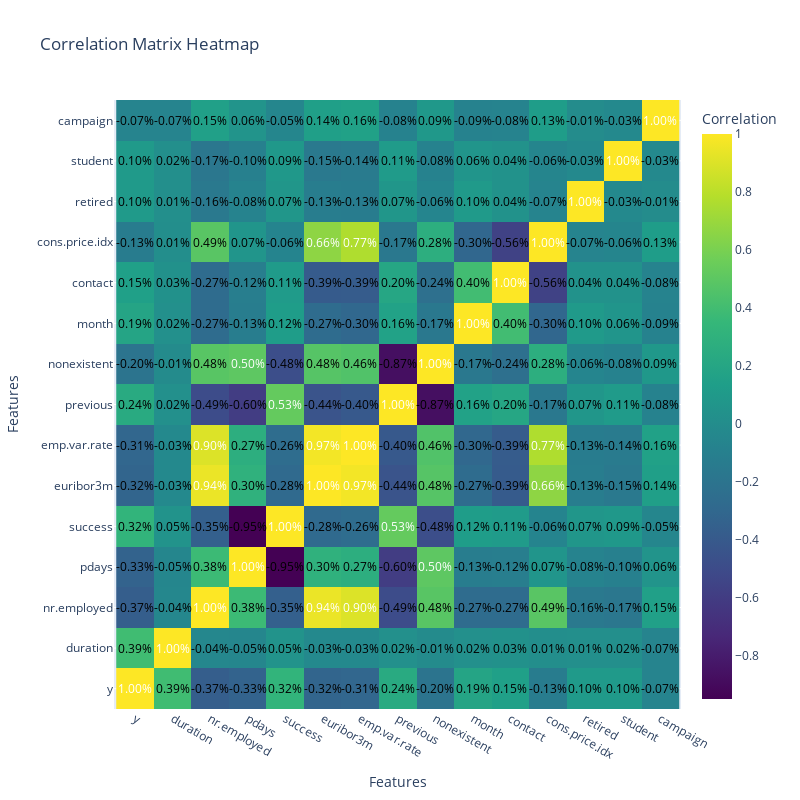

Notebook source saved alongside this figure:
### Code cell
# Extract column names for labeling
column_names = data.corr()["y"].abs().sort_values(ascending = False)[:15].index

correlation_matrix = data[column_names].corr()



# Create annotations for the heatmap with percentages
annotations = []
for i in range(correlation_matrix.shape[0]):
    for j in range(correlation_matrix.shape[1]):
        percentage = correlation_matrix.values[i, j]
        annotations.append(
            go.layout.Annotation(
                text=f'{percentage:.2f}%',
                x=j,
                y=i,
                xref='x1',
                yref='y1',
                showarrow=False,
                font=dict(color='black' if percentage < 0.5 else 'white')
            )
        )

# Create a heatmap figure using Plotly
fig = go.Figure(
    data=go.Heatmap(
        z=correlation_matrix,
        x=column_names,  # Set x-axis labels
        y=column_names,  # Set y-axis labels
        colorscale='Viridis',  # Optional: Choose a color scale for better visualization
        colorbar=dict(title="Correlation")  # Optional: Add a title to the color bar
    )
)

# Set the title and axis labels for better context
fig.update_layout(
    title="Correlation Matrix Heatmap",
    xaxis_title="Features",
    yaxis_title="Features",
    height = 800,
    width = 800 , 
    annotations=annotations
    
)

# Display the heatmap
fig.show()

### Figure 1 — Plotly figure (JSON) as saved in the notebook; plotly's stock layout.template omitted (floating-point values rounded to 4 significant figures; data arrays with more than 128 entries replaced by an {"elided": "..."} marker saying what was removed)
{"data": [{"colorbar": {"title": {"text": "Correlation"}}, "colorscale": [[0, "#440154"], [0.1111, "#482878"], [0.2222, "#3e4989"], [0.3333, "#31688e"], [0.4444, "#26828e"], [0.5556, "#1f9e89"], [0.6667, "#35b779"], [0.7778, "#6ece58"], [0.8889, "#b5de2b"], [1, "#fde725"]], "type": "heatmap", "x": ["y", "duration", "nr.employed", "pdays", "success", "euribor3m", "emp.var.rate", "previous", "nonexistent", "month", "contact", "cons.price.idx", "retired", "student", "campaign"], "y": ["y", "duration", "nr.employed", "pdays", "success", "euribor3m", "emp.var.rate", "previous", "nonexistent", "month", "contact", "cons.price.idx", "retired", "student", "campaign"], "z": {"elided": "15x15 float values"}}], "layout": {"annotations": [{"font": {"color": "white"}, "showarrow": false, "text": "1.00%", "x": 0, "xref": "x", "y": 0, "yref": "y"}, {"font": {"color": "black"}, "showarrow": false, "text": "0.39%", "x": 1, "xref": "x", "y": 0, "yref": "y"}, {"font": {"color": "black"}, "showarrow": false, "text": "-0.37%", "x": 2, "xref": "x", "y": 0, "yref": "y"}, {"font": {"color": "black"}, "showarrow": false, "text": "-0.33%", "x": 3, "xref": "x", "y": 0, "yref": "y"}, {"font": {"color": "black"}, "showarrow": false, "text": "0.32%", "x": 4, "xref": "x", "y": 0, "yref": "y"}, {"font": {"color": "black"}, "showarrow": false, "text": "-0.32%", "x": 5, "xref": "x", "y": 0, "yref": "y"}, {"font": {"color": "black"}, "showarrow": false, "text": "-0.31%", "x": 6, "xref": "x", "y": 0, "yref": "y"}, {"font": {"color": "black"}, "showarrow": false, "text": "0.24%", "x": 7, "xref": "x", "y": 0, "yref": "y"}, {"font": {"color": "black"}, "showarrow": false, "text": "-0.20%", "x": 8, "xref": "x", "y": 0, "yref": "y"}, {"font": {"color": "black"}, "showarrow": false, "text": "0.19%", "x": 9, "xref": "x", "y": 0, "yref": "y"}, {"font": {"color": "black"}, "showarrow": false, "text": "0.15%", "x": 10, "xref": "x", "y": 0, "yref": "y"}, {"font": {"color": "black"}, "showarrow": false, "text": "-0.13%", "x": 11, "xref": "x", "y": 0, "yref": "y"}, {"font": {"color": "black"}, "showarrow": false, "text": "0.10%", "x": 12, "xref": "x", "y": 0, "yref": "y"}, {"font": {"color": "black"}, "showarrow": false, "text": "0.10%", "x": 13, "xref": "x", "y": 0, "yref": "y"}, {"font": {"color": "black"}, "showarrow": false, "text": "-0.07%", "x": 14, "xref": "x", "y": 0, "yref": "y"}, {"font": {"color": "black"}, "showarrow": false, "text": "0.39%", "x": 0, "xref": "x", "y": 1, "yref": "y"}, {"font": {"color": "white"}, "showarrow": false, "text": "1.00%", "x": 1, "xref": "x", "y": 1, "yref": "y"}, {"font": {"color": "black"}, "showarrow": false, "text": "-0.04%", "x": 2, "xref": "x", "y": 1, "yref": "y"}, {"font": {"color": "black"}, "showarrow": false, "text": "-0.05%", "x": 3, "xref": "x", "y": 1, "yref": "y"}, {"font": {"color": "black"}, "showarrow": false, "text": "0.05%", "x": 4, "xref": "x", "y": 1, "yref": "y"}, {"font": {"color": "black"}, "showarrow": false, "text": "-0.03%", "x": 5, "xref": "x", "y": 1, "yref": "y"}, {"font": {"color": "black"}, "showarrow": false, "text": "-0.03%", "x": 6, "xref": "x", "y": 1, "yref": "y"}, {"font": {"color": "black"}, "showarrow": false, "text": "0.02%", "x": 7, "xref": "x", "y": 1, "yref": "y"}, {"font": {"color": "black"}, "showarrow": false, "text": "-0.01%", "x": 8, "xref": "x", "y": 1, "yref": "y"}, {"font": {"color": "black"}, "showarrow": false, "text": "0.02%", "x": 9, "xref": "x", "y": 1, "yref": "y"}, {"font": {"color": "black"}, "showarrow": false, "text": "0.03%", "x": 10, "xref": "x", "y": 1, "yref": "y"}, {"font": {"color": "black"}, "showarrow": false, "text": "0.01%", "x": 11, "xref": "x", "y": 1, "yref": "y"}, {"font": {"color": "black"}, "showarrow": false, "text": "0.01%", "x": 12, "xref": "x", "y": 1, "yref": "y"}, {"font": {"color": "black"}, "showarrow": false, "text": "0.02%", "x": 13, "xref": "x", "y": 1, "yref": "y"}, {"font": {"color": "black"}, "showarrow": false, "text": "-0.07%", "x": 14, "xref": "x", "y": 1, "yref": "y"}, {"font": {"color": "black"}, "showarrow": false, "text": "-0.37%", "x": 0, "xref": "x", "y": 2, "yref": "y"}, {"font": {"color": "black"}, "showarrow": false, "text": "-0.04%", "x": 1, "xref": "x", "y": 2, "yref": "y"}, {"font": {"color": "white"}, "showarrow": false, "text": "1.00%", "x": 2, "xref": "x", "y": 2, "yref": "y"}, {"font": {"color": "black"}, "showarrow": false, "text": "0.38%", "x": 3, "xref": "x", "y": 2, "yref": "y"}, {"font": {"color": "black"}, "showarrow": false, "text": "-0.35%", "x": 4, "xref": "x", "y": 2, "yref": "y"}, {"font": {"color": "white"}, "showarrow": false, "text": "0.94%", "x": 5, "xref": "x", "y": 2, "yref": "y"}, {"font": {"color": "white"}, "showarrow": false, "text": "0.90%", "x": 6, "xref": "x", "y": 2, "yref": "y"}, {"font": {"color": "black"}, "showarrow": false, "text": "-0.49%", "x": 7, "xref": "x", "y": 2, "yref": "y"}, {"font": {"color": "black"}, "showarrow": false, "text": "0.48%", "x": 8, "xref": "x", "y": 2, "yref": "y"}, {"font": {"color": "black"}, "showarrow": false, "text": "-0.27%", "x": 9, "xref": "x", "y": 2, "yref": "y"}, {"font": {"color": "black"}, "showarrow": false, "text": "-0.27%", "x": 10, "xref": "x", "y": 2, "yref": "y"}, {"font": {"color": "black"}, "showarrow": false, "text": "0.49%", "x": 11, "xref": "x", "y": 2, "yref": "y"}, {"font": {"color": "black"}, "showarrow": false, "text": "-0.16%", "x": 12, "xref": "x", "y": 2, "yref": "y"}, {"font": {"color": "black"}, "showarrow": false, "text": "-0.17%", "x": 13, "xref": "x", "y": 2, "yref": "y"}, {"font": {"color": "black"}, "showarrow": false, "text": "0.15%", "x": 14, "xref": "x", "y": 2, "yref": "y"}, {"font": {"color": "black"}, "showarrow": false, "text": "-0.33%", "x": 0, "xref": "x", "y": 3, "yref": "y"}, {"font": {"color": "black"}, "showarrow": false, "text": "-0.05%", "x": 1, "xref": "x", "y": 3, "yref": "y"}, {"font": {"color": "black"}, "showarrow": false, "text": "0.38%", "x": 2, "xref": "x", "y": 3, "yref": "y"}, {"font": {"color": "white"}, "showarrow": false, "text": "1.00%", "x": 3, "xref": "x", "y": 3, "yref": "y"}, {"font": {"color": "black"}, "showarrow": false, "text": "-0.95%", "x": 4, "xref": "x", "y": 3, "yref": "y"}, {"font": {"color": "black"}, "showarrow": false, "text": "0.30%", "x": 5, "xref": "x", "y": 3, "yref": "y"}, {"font": {"color": "black"}, "showarrow": false, "text": "0.27%", "x": 6, "xref": "x", "y": 3, "yref": "y"}, {"font": {"color": "black"}, "showarrow": false, "text": "-0.60%", "x": 7, "xref": "x", "y": 3, "yref": "y"}, {"font": {"color": "white"}, "showarrow": false, "text": "0.50%", "x": 8, "xref": "x", "y": 3, "yref": "y"}, {"font": {"color": "black"}, "showarrow": false, "text": "-0.13%", "x": 9, "xref": "x", "y": 3, "yref": "y"}, {"font": {"color": "black"}, "showarrow": false, "text": "-0.12%", "x": 10, "xref": "x", "y": 3, "yref": "y"}, {"font": {"color": "black"}, "showarrow": false, "text": "0.07%", "x": 11, "xref": "x", "y": 3, "yref": "y"}, {"font": {"color": "black"}, "showarrow": false, "text": "-0.08%", "x": 12, "xref": "x", "y": 3, "yref": "y"}, {"font": {"color": "black"}, "showarrow": false, "text": "-0.10%", "x": 13, "xref": "x", "y": 3, "yref": "y"}, {"font": {"color": "black"}, "showarrow": false, "text": "0.06%", "x": 14, "xref": "x", "y": 3, "yref": "y"}, {"font": {"color": "black"}, "showarrow": false, "text": "0.32%", "x": 0, "xref": "x", "y": 4, "yref": "y"}, {"font": {"color": "black"}, "showarrow": false, "text": "0.05%", "x": 1, "xref": "x", "y": 4, "yref": "y"}, {"font": {"color": "black"}, "showarrow": false, "text": "-0.35%", "x": 2, "xref": "x", "y": 4, "yref": "y"}, {"font": {"color": "black"}, "showarrow": false, "text": "-0.95%", "x": 3, "xref": "x", "y": 4, "yref": "y"}, {"font": {"color": "white"}, "showarrow": false, "text": "1.00%", "x": 4, "xref": "x", "y": 4, "yref": "y"}, {"font": {"color": "black"}, "showarrow": false, "text": "-0.28%", "x": 5, "xref": "x", "y": 4, "yref": "y"}, {"font": {"color": "black"}, "showarrow": false, "text": "-0.26%", "x": 6, "xref": "x", "y": 4, "yref": "y"}, {"font": {"color": "white"}, "showarrow": false, "text": "0.53%", "x": 7, "xref": "x", "y": 4, "yref": "y"}, {"font": {"color": "black"}, "showarrow": false, "text": "-0.48%", "x": 8, "xref": "x", "y": 4, "yref": "y"}, {"font": {"color": "black"}, "showarrow": false, "text": "0.12%", "x": 9, "xref": "x", "y": 4, "yref": "y"}, {"font": {"color": "black"}, "showarrow": false, "text": "0.11%", "x": 10, "xref": "x", "y": 4, "yref": "y"}, {"font": {"color": "black"}, "showarrow": false, "text": "-0.06%", "x": 11, "xref": "x", "y": 4, "yref": "y"}, {"font": {"color": "black"}, "showarrow": false, "text": "0.07%", "x": 12, "xref": "x", "y": 4, "yref": "y"}, {"font": {"color": "black"}, "showarrow": false, "text": "0.09%", "x": 13, "xref": "x", "y": 4, "yref": "y"}, {"font": {"color": "black"}, "showarrow": false, "text": "-0.05%", "x": 14, "xref": "x", "y": 4, "yref": "y"}, {"font": {"color": "black"}, "showarrow": false, "text": "-0.32%", "x": 0, "xref": "x", "y": 5, "yref": "y"}, {"font": {"color": "black"}, "showarrow": false, "text": "-0.03%", "x": 1, "xref": "x", "y": 5, "yref": "y"}, {"font": {"color": "white"}, "showarrow": false, "text": "0.94%", "x": 2, "xref": "x", "y": 5, "yref": "y"}, {"font": {"color": "black"}, "showarrow": false, "text": "0.30%", "x": 3, "xref": "x", "y": 5, "yref": "y"}, {"font": {"color": "black"}, "showarrow": false, "text": "-0.28%", "x": 4, "xref": "x", "y": 5, "yref": "y"}, {"font": {"color": "white"}, "showarrow": false, "text": "1.00%", "x": 5, "xref": "x", "y": 5, "yref": "y"}, {"font": {"color": "white"}, "showarrow": false, "text": "0.97%", "x": 6, "xref": "x", "y": 5, "yref": "y"}, {"font": {"color": "black"}, "showarrow": false, "text": "-0.44%", "x": 7, "xref": "x", "y": 5, "yref": "y"}, {"font": {"color": "black"}, "showarrow": false, "text": "0.48%", "x": 8, "xref": "x", "y": 5, "yref": "y"}, {"font": {"color": "black"}, "showarrow": false, "text": "-0.27%", "x": 9, "xref": "x", "y": 5, "yref": "y"}, {"font": {"color": "black"}, "showarrow": false, "text": "-0.39%", "x": 10, "xref": "x", "y": 5, "yref": "y"}, {"font": {"color": "white"}, "showarrow": false, "text": "0.66%", "x": 11, "xref": "x", "y": 5, "yref": "y"}, {"font": {"color": "black"}, "showarrow": false, "text": "-0.13%", "x": 12, "xref": "x", "y": 5, "yref": "y"}, {"font": {"color": "black"}, "showarrow": false, "text": "-0.15%", "x": 13, "xref": "x", "y": 5, "yref": "y"}, {"font": {"color": "black"}, "showarrow": false, "text": "0.14%", "x": 14, "xref": "x", "y": 5, "yref": "y"}, {"font": {"color": "black"}, "showarrow": false, "text": "-0.31%", "x": 0, "xref": "x", "y": 6, "yref": "y"}, {"font": {"color": "black"}, "showarrow": false, "text": "-0.03%", "x": 1, "xref": "x", "y": 6, "yref": "y"}, {"font": {"color": "white"}, "showarrow": false, "text": "0.90%", "x": 2, "xref": "x", "y": 6, "yref": "y"}, {"font": {"color": "black"}, "showarrow": false, "text": "0.27%", "x": 3, "xref": "x", "y": 6, "yref": "y"}, {"font": {"color": "black"}, "showarrow": false, "text": "-0.26%", "x": 4, "xref": "x", "y": 6, "yref": "y"}, {"font": {"color": "white"}, "showarrow": false, "text": "0.97%", "x": 5, "xref": "x", "y": 6, "yref": "y"}, {"font": {"color": "white"}, "showarrow": false, "text": "1.00%", "x": 6, "xref": "x", "y": 6, "yref": "y"}, {"font": {"color": "black"}, "showarrow": false, "text": "-0.40%", "x": 7, "xref": "x", "y": 6, "yref": "y"}, {"font": {"color": "black"}, "showarrow": false, "text": "0.46%", "x": 8, "xref": "x", "y": 6, "yref": "y"}, {"font": {"color": "black"}, "showarrow": false, "text": "-0.30%", "x": 9, "xref": "x", "y": 6, "yref": "y"}, {"font": {"color": "black"}, "showarrow": false, "text": "-0.39%", "x": 10, "xref": "x", "y": 6, "yref": "y"}, {"font": {"color": "white"}, "showarrow": false, "text": "0.77%", "x": 11, "xref": "x", "y": 6, "yref": "y"}, {"font": {"color": "black"}, "showarrow": false, "text": "-0.13%", "x": 12, "xref": "x", "y": 6, "yref": "y"}, {"font": {"color": "black"}, "showarrow": false, "text": "-0.14%", "x": 13, "xref": "x", "y": 6, "yref": "y"}, {"font": {"color": "black"}, "showarrow": false, "text": "0.16%", "x": 14, "xref": "x", "y": 6, "yref": "y"}, {"font": {"color": "black"}, "showarrow": false, "text": "0.24%", "x": 0, "xref": "x", "y": 7, "yref": "y"}, {"font": {"color": "black"}, "showarrow": false, "text": "0.02%", "x": 1, "xref": "x", "y": 7, "yref": "y"}, {"font": {"color": "black"}, "showarrow": false, "text": "-0.49%", "x": 2, "xref": "x", "y": 7, "yref": "y"}, {"font": {"color": "black"}, "showarrow": false, "text": "-0.60%", "x": 3, "xref": "x", "y": 7, "yref": "y"}, {"font": {"color": "white"}, "showarrow": false, "text": "0.53%", "x": 4, "xref": "x", "y": 7, "yref": "y"}, {"font": {"color": "black"}, "showarrow": false, "text": "-0.44%", "x": 5, "xref": "x", "y": 7, "yref": "y"}, {"font": {"color": "black"}, "showarrow": false, "text": "-0.40%", "x": 6, "xref": "x", "y": 7, "yref": "y"}, {"font": {"color": "white"}, "showarrow": false, "text": "1.00%", "x": 7, "xref": "x", "y": 7, "yref": "y"}, {"font": {"color": "black"}, "showarrow": false, "text": "-0.87%", "x": 8, "xref": "x", "y": 7, "yref": "y"}, {"font": {"color": "black"}, "showarrow": false, "text": "0.16%", "x": 9, "xref": "x", "y": 7, "yref": "y"}, {"font": {"color": "black"}, "showarrow": false, "text": "0.20%", "x": 10, "xref": "x", "y": 7, "yref": "y"}, {"font": {"color": "black"}, "showarrow": false, "text": "-0.17%", "x": 11, "xref": "x", "y": 7, "yref": "y"}, {"font": {"color": "black"}, "showarrow": false, "text": "0.07%", "x": 12, "xref": "x", "y": 7, "yref": "y"}, {"font": {"color": "black"}, "showarrow": false, "text": "0.11%", "x": 13, "xref": "x", "y": 7, "yref": "y"}, {"font": {"color": "black"}, "showarrow": false, "text": "-0.08%", "x": 14, "xref": "x", "y": 7, "yref": "y"}, {"font": {"color": "black"}, "showarrow": false, "text": "-0.20%", "x": 0, "xref": "x", "y": 8, "yref": "y"}, {"font": {"color": "black"}, "showarrow": false, "text": "-0.01%", "x": 1, "xref": "x", "y": 8, "yref": "y"}, {"font": {"color": "black"}, "showarrow": false, "text": "0.48%", "x": 2, "xref": "x", "y": 8, "yref": "y"}, {"font": {"color": "white"}, "showarrow": false, "text": "0.50%", "x": 3, "xref": "x", "y": 8, "yref": "y"}, {"font": {"color": "black"}, "showarrow": false, "text": "-0.48%", "x": 4, "xref": "x", "y": 8, "yref": "y"}, {"font": {"color": "black"}, "showarrow": false, "text": "0.48%", "x": 5, "xref": "x", "y": 8, "yref": "y"}, {"font": {"color": "black"}, "showarrow": false, "text": "0.46%", "x": 6, "xref": "x", "y": 8, "yref": "y"}, {"font": {"color": "black"}, "showarrow": false, "text": "-0.87%", "x": 7, "xref": "x", "y": 8, "yref": "y"}, {"font": {"color": "white"}, "showarrow": false, "text": "1.00%", "x": 8, "xref": "x", "y": 8, "yref": "y"}, {"font": {"color": "black"}, "showarrow": false, "text": "-0.17%", "x": 9, "xref": "x", "y": 8, "yref": "y"}, {"font": {"color": "black"}, "showarrow": false, "text": "-0.24%", "x": 10, "xref": "x", "y": 8, "yref": "y"}, {"font": {"color": "black"}, "showarrow": false, "text": "0.28%", "x": 11, "xref": "x", "y": 8, "yref": "y"}, {"font": {"color": "black"}, "showarrow": false, "text": "-0.06%", "x": 12, "xref": "x", "y": 8, "yref": "y"}, {"font": {"color": "black"}, "showarrow": false, "text": "-0.08%", "x": 13, "xref": "x", "y": 8, "yref": "y"}, {"font": {"color": "black"}, "showarrow": false, "text": "0.09%", "x": 14, "xref": "x", "y": 8, "yref": "y"}, {"font": {"color": "black"}, "showarrow": false, "text": "0.19%", "x": 0, "xref": "x", "y": 9, "yref": "y"}, {"font": {"color": "black"}, "showarrow": false, "text": "0.02%", "x": 1, "xref": "x", "y": 9, "yref": "y"}, {"font": {"color": "black"}, "showarrow": false, "text": "-0.27%", "x": 2, "xref": "x", "y": 9, "yref": "y"}, {"font": {"color": "black"}, "showarrow": false, "text": "-0.13%", "x": 3, "xref": "x", "y": 9, "yref": "y"}, {"font": {"color": "black"}, "showarrow": false, "text": "0.12%", "x": 4, "xref": "x", "y": 9, "yref": "y"}, {"font": {"color": "black"}, "showarrow": false, "text": "-0.27%", "x": 5, "xref": "x", "y": 9, "yref": "y"}, {"font": {"color": "black"}, "showarrow": false, "text": "-0.30%", "x": 6, "xref": "x", "y": 9, "yref": "y"}, {"font": {"color": "black"}, "showarrow": false, "text": "0.16%", "x": 7, "xref": "x", "y": 9, "yref": "y"}, {"font": {"color": "black"}, "showarrow": false, "text": "-0.17%", "x": 8, "xref": "x", "y": 9, "yref": "y"}, {"font": {"color": "white"}, "showarrow": false, "text": "1.00%", "x": 9, "xref": "x", "y": 9, "yref": "y"}, {"font": {"color": "black"}, "showarrow": false, "text": "0.40%", "x": 10, "xref": "x", "y": 9, "yref": "y"}, {"font": {"color": "black"}, "showarrow": false, "text": "-0.30%", "x": 11, "xref": "x", "y": 9, "yref": "y"}, {"font": {"color": "black"}, "showarrow": false, "text": "0.10%", "x": 12, "xref": "x", "y": 9, "yref": "y"}, {"font": {"color": "black"}, "showarrow": false, "text": "0.06%", "x": 13, "xref": "x", "y": 9, "yref": "y"}, {"font": {"color": "black"}, "showarrow": false, "text": "-0.09%", "x": 14, "xref": "x", "y": 9, "yref": "y"}, {"font": {"color": "black"}, "showarrow": false, "text": "0.15%", "x": 0, "xref": "x", "y": 10, "yref": "y"}, {"font": {"color": "black"}, "showarrow": false, "text": "0.03%", "x": 1, "xref": "x", "y": 10, "yref": "y"}, {"font": {"color": "black"}, "showarrow": false, "text": "-0.27%", "x": 2, "xref": "x", "y": 10, "yref": "y"}, {"font": {"color": "black"}, "showarrow": false, "text": "-0.12%", "x": 3, "xref": "x", "y": 10, "yref": "y"}, {"font": {"color": "black"}, "showarrow": false, "text": "0.11%", "x": 4, "xref": "x", "y": 10, "yref": "y"}, {"font": {"color": "black"}, "showarrow": false, "text": "-0.39%", "x": 5, "xref": "x", "y": 10, "yref": "y"}, {"font": {"color": "black"}, "showarrow": false, "text": "-0.39%", "x": 6, "xref": "x", "y": 10, "yref": "y"}, {"font": {"color": "black"}, "showarrow": false, "text": "0.20%", "x": 7, "xref": "x", "y": 10, "yref": "y"}, {"font": {"color": "black"}, "showarrow": false, "text": "-0.24%", "x": 8, "xref": "x", "y": 10, "yref": "y"}, {"font": {"color": "black"}, "showarrow": false, "text": "0.40%", "x": 9, "xref": "x", "y": 10, "yref": "y"}, {"font": {"color": "white"}, "showarrow": false, "text": "1.00%", "x": 10, "xref": "x", "y": 10, "yref": "y"}, {"font": {"color": "black"}, "showarrow": false, "text": "-0.56%", "x": 11, "xref": "x", "y": 10, "yref": "y"}, {"font": {"color": "black"}, "showarrow": false, "text": "0.04%", "x": 12, "xref": "x", "y": 10, "yref": "y"}, {"font": {"color": "black"}, "showarrow": false, "text": "0.04%", "x": 13, "xref": "x", "y": 10, "yref": "y"}, {"font": {"color": "black"}, "showarrow": false, "text": "-0.08%", "x": 14, "xref": "x", "y": 10, "yref": "y"}, {"font": {"color": "black"}, "showarrow": false, "text": "-0.13%", "x": 0, "xref": "x", "y": 11, "yref": "y"}, {"font": {"color": "black"}, "showarrow": false, "text": "0.01%", "x": 1, "xref": "x", "y": 11, "yref": "y"}, {"font": {"color": "black"}, "showarrow": false, "text": "0.49%", "x": 2, "xref": "x", "y": 11, "yref": "y"}, {"font": {"color": "black"}, "showarrow": false, "text": "0.07%", "x": 3, "xref": "x", "y": 11, "yref": "y"}, {"font": {"color": "black"}, "showarrow": false, "text": "-0.06%", "x": 4, "xref": "x", "y": 11, "yref": "y"}, {"font": {"color": "white"}, "showarrow": false, "text": "0.66%", "x": 5, "xref": "x", "y": 11, "yref": "y"}, {"font": {"color": "white"}, "showarrow": false, "text": "0.77%", "x": 6, "xref": "x", "y": 11, "yref": "y"}, {"font": {"color": "black"}, "showarrow": false, "text": "-0.17%", "x": 7, "xref": "x", "y": 11, "yref": "y"}, {"font": {"color": "black"}, "showarrow": false, "text": "0.28%", "x": 8, "xref": "x", "y": 11, "yref": "y"}, {"font": {"color": "black"}, "showarrow": false, "text": "-0.30%", "x": 9, "xref": "x", "y": 11, "yref": "y"}, {"font": {"color": "black"}, "showarrow": false, "text": "-0.56%", "x": 10, "xref": "x", "y": 11, "yref": "y"}, {"font": {"color": "white"}, "showarrow": false, "text": "1.00%", "x": 11, "xref": "x", "y": 11, "yref": "y"}, {"font": {"color": "black"}, "showarrow": false, "text": "-0.07%", "x": 12, "xref": "x", "y": 11, "yref": "y"}, {"font": {"color": "black"}, "showarrow": false, "text": "-0.06%", "x": 13, "xref": "x", "y": 11, "yref": "y"}, {"font": {"color": "black"}, "showarrow": false, "text": "0.13%", "x": 14, "xref": "x", "y": 11, "yref": "y"}, {"font": {"color": "black"}, "showarrow": false, "text": "0.10%", "x": 0, "xref": "x", "y": 12, "yref": "y"}, {"font": {"color": "black"}, "showarrow": false, "text": "0.01%", "x": 1, "xref": "x", "y": 12, "yref": "y"}, {"font": {"color": "black"}, "showarrow": false, "text": "-0.16%", "x": 2, "xref": "x", "y": 12, "yref": "y"}, {"font": {"color": "black"}, "showarrow": false, "text": "-0.08%", "x": 3, "xref": "x", "y": 12, "yref": "y"}, {"font": {"color": "black"}, "showarrow": false, "text": "0.07%", "x": 4, "xref": "x", "y": 12, "yref": "y"}, {"font": {"color": "black"}, "showarrow": false, "text": "-0.13%", "x": 5, "xref": "x", "y": 12, "yref": "y"}, {"font": {"color": "black"}, "showarrow": false, "text": "-0.13%", "x": 6, "xref": "x", "y": 12, "yref": "y"}, {"font": {"color": "black"}, "showarrow": false, "text": "0.07%", "x": 7, "xref": "x", "y": 12, "yref": "y"}, {"font": {"color": "black"}, "showarrow": false, "text": "-0.06%", "x": 8, "xref": "x", "y": 12, "yref": "y"}, {"font": {"color": "black"}, "showarrow": false, "text": "0.10%", "x": 9, "xref": "x", "y": 12, "yref": "y"}, {"font": {"color": "black"}, "showarrow": false, "text": "0.04%", "x": 10, "xref": "x", "y": 12, "yref": "y"}, {"font": {"color": "black"}, "showarrow": false, "text": "-0.07%", "x": 11, "xref": "x", "y": 12, "yref": "y"}, {"font": {"color": "white"}, "showarrow": false, "text": "1.00%", "x": 12, "xref": "x", "y": 12, "yref": "y"}, {"font": {"color": "black"}, "showarrow": false, "text": "-0.03%", "x": 13, "xref": "x", "y": 12, "yref": "y"}, {"font": {"color": "black"}, "showarrow": false, "text": "-0.01%", "x": 14, "xref": "x", "y": 12, "yref": "y"}, {"font": {"color": "black"}, "showarrow": false, "text": "0.10%", "x": 0, "xref": "x", "y": 13, "yref": "y"}, {"font": {"color": "black"}, "showarrow": false, "text": "0.02%", "x": 1, "xref": "x", "y": 13, "yref": "y"}, {"font": {"color": "black"}, "showarrow": false, "text": "-0.17%", "x": 2, "xref": "x", "y": 13, "yref": "y"}, {"font": {"color": "black"}, "showarrow": false, "text": "-0.10%", "x": 3, "xref": "x", "y": 13, "yref": "y"}, {"font": {"color": "black"}, "showarrow": false, "text": "0.09%", "x": 4, "xref": "x", "y": 13, "yref": "y"}, {"font": {"color": "black"}, "showarrow": false, "text": "-0.15%", "x": 5, "xref": "x", "y": 13, "yref": "y"}, {"font": {"color": "black"}, "showarrow": false, "text": "-0.14%", "x": 6, "xref": "x", "y": 13, "yref": "y"}, {"font": {"color": "black"}, "showarrow": false, "text": "0.11%", "x": 7, "xref": "x", "y": 13, "yref": "y"}, {"font": {"color": "black"}, "showarrow": false, "text": "-0.08%", "x": 8, "xref": "x", "y": 13, "yref": "y"}, {"font": {"color": "black"}, "showarrow": false, "text": "0.06%", "x": 9, "xref": "x", "y": 13, "yref": "y"}, {"font": {"color": "black"}, "showarrow": false, "text": "0.04%", "x": 10, "xref": "x", "y": 13, "yref": "y"}, {"font": {"color": "black"}, "showarrow": false, "text": "-0.06%", "x": 11, "xref": "x", "y": 13, "yref": "y"}, {"font": {"color": "black"}, "showarrow": false, "text": "-0.03%", "x": 12, "xref": "x", "y": 13, "yref": "y"}, {"font": {"color": "white"}, "showarrow": false, "text": "1.00%", "x": 13, "xref": "x", "y": 13, "yref": "y"}, {"font": {"color": "black"}, "showarrow": false, "text": "-0.03%", "x": 14, "xref": "x", "y": 13, "yref": "y"}, {"font": {"color": "black"}, "showarrow": false, "text": "-0.07%", "x": 0, "xref": "x", "y": 14, "yref": "y"}, {"font": {"color": "black"}, "showarrow": false, "text": "-0.07%", "x": 1, "xref": "x", "y": 14, "yref": "y"}, {"font": {"color": "black"}, "showarrow": false, "text": "0.15%", "x": 2, "xref": "x", "y": 14, "yref": "y"}, {"font": {"color": "black"}, "showarrow": false, "text": "0.06%", "x": 3, "xref": "x", "y": 14, "yref": "y"}, {"font": {"color": "black"}, "showarrow": false, "text": "-0.05%", "x": 4, "xref": "x", "y": 14, "yref": "y"}, {"font": {"color": "black"}, "showarrow": false, "text": "0.14%", "x": 5, "xref": "x", "y": 14, "yref": "y"}, {"font": {"color": "black"}, "showarrow": false, "text": "0.16%", "x": 6, "xref": "x", "y": 14, "yref": "y"}, {"font": {"color": "black"}, "showarrow": false, "text": "-0.08%", "x": 7, "xref": "x", "y": 14, "yref": "y"}, {"font": {"color": "black"}, "showarrow": false, "text": "0.09%", "x": 8, "xref": "x", "y": 14, "yref": "y"}, {"font": {"color": "black"}, "showarrow": false, "text": "-0.09%", "x": 9, "xref": "x", "y": 14, "yref": "y"}, {"font": {"color": "black"}, "showarrow": false, "text": "-0.08%", "x": 10, "xref": "x", "y": 14, "yref": "y"}, {"font": {"color": "black"}, "showarrow": false, "text": "0.13%", "x": 11, "xref": "x", "y": 14, "yref": "y"}, {"font": {"color": "black"}, "showarrow": false, "text": "-0.01%", "x": 12, "xref": "x", "y": 14, "yref": "y"}, {"font": {"color": "black"}, "showarrow": false, "text": "-0.03%", "x": 13, "xref": "x", "y": 14, "yref": "y"}, {"font": {"color": "white"}, "showarrow": false, "text": "1.00%", "x": 14, "xref": "x", "y": 14, "yref": "y"}], "height": 800, "title": {"text": "Correlation Matrix Heatmap"}, "width": 800, "xaxis": {"title": {"text": "Features"}}, "yaxis": {"title": {"text": "Features"}}}}
